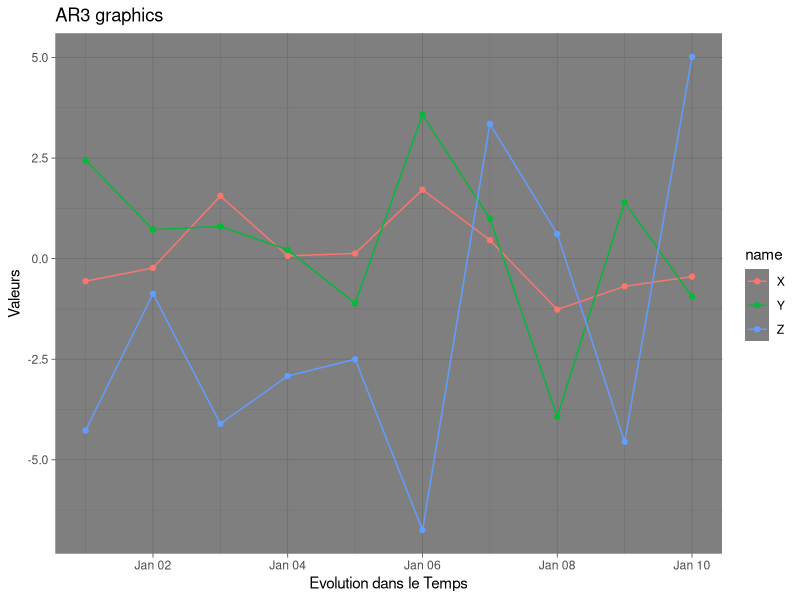

The R script that drew this image:
## ---- chunk 1
knitr::opts_chunk$set(echo = TRUE)
## ---- chunk 2
library(tidyverse)
## ---- chunk 3
set.seed(123)
stocks <- tibble(
  id = paste0("ID_", 0:9),
  time = as.Date('2009-01-01') + 0:9,
  X = rnorm(10, 0, 1),
  Y = rnorm(10, 0, 2),
  Z = rnorm(10, 0, 4)
)
## ---- chunk 4
# stocks_long <- gather(data = stocks, key = "xyz_var", value = "value", -id, -time)

stocks_long <- pivot_longer(data = stocks, cols = c("X", "Y", "Z"))
## ---- chunk 5
# spread(data = stocks_long, )
stocks_wide <- stocks_long %>%
  spread(data = ., key = "name", value = "value")

stocks_wide <- stocks_long %>%
  pivot_wider(data = ., names_from = "name", values_from = "value")
## ---- chunk 6
stocks_separate <- stocks_long %>% 
  separate(data = ., col = "id", into = c("id", "num_id"), sep = "_")
## ---- chunk 7
stocks_separate %>% 
  unite(data = ., col = "new_id", c("id", "num_id"))
  # unite(data = ., col = "new_id", id, num_id) # tidy eval / rlang 
## ---- chunk 8
stocks_long %>% 
  ggplot(., aes(x = time, y = value, colour = name) ) +
  geom_point() + # alpha = 1
  geom_line() +
  xlab("Evolution dans le Temps") +
  ylab("Valeurs") +
  labs(title = "AR3 graphics") +
  theme_dark()
